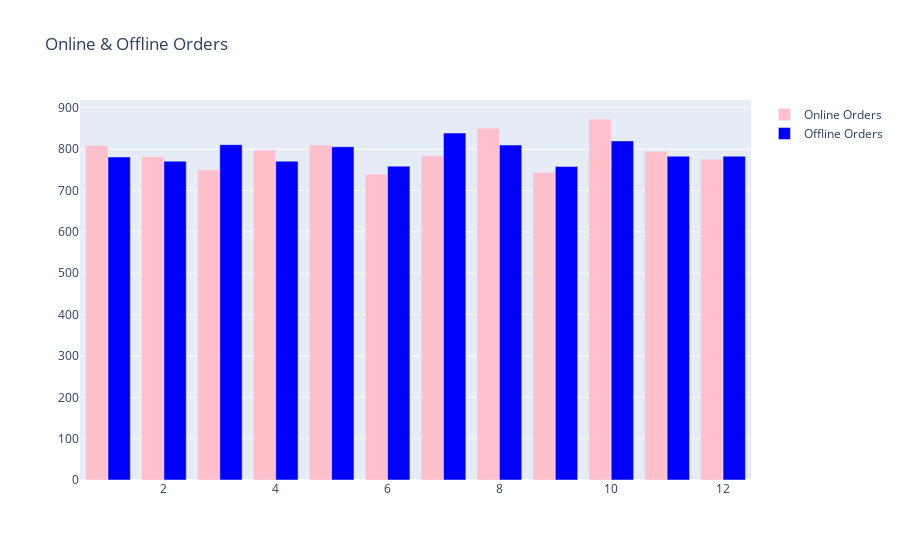

Notebook code cell kept with this figure:
### Code cell
fig = go.Figure()
fig.add_trace(go.Bar(y = countonline_order.values, x = countonline_order.index, name = 'Online Orders', marker_color = 'pink'))
fig.add_trace(go.Bar( y = countoffline_order.values, x = countonline_order.index,name = 'Offline Orders', marker_color = 'blue'))
fig.update_layout(title = 'Online & Offline Orders')
fig.show()

### Figure 1 — Plotly figure (JSON) as saved in the notebook; plotly's stock layout.template omitted (floating-point values rounded to 4 significant figures)
{"data": [{"marker": {"color": "pink"}, "name": "Online Orders", "type": "bar", "x": [1, 2, 3, 4, 5, 6, 7, 8, 9, 10, 11, 12], "y": [809, 782, 750, 798, 810, 740, 784, 851, 744, 873, 795, 776]}, {"marker": {"color": "blue"}, "name": "Offline Orders", "type": "bar", "x": [1, 2, 3, 4, 5, 6, 7, 8, 9, 10, 11, 12], "y": [781, 771, 811, 771, 806, 759, 839, 810, 758, 820, 783, 783]}], "layout": {"title": {"text": "Online & Offline Orders"}}}
